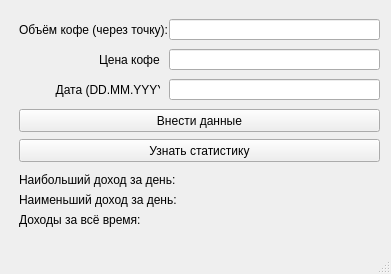
<?xml version="1.0" encoding="UTF-8"?>
<ui version="4.0">
 <class>MainWindow</class>
 <widget class="QMainWindow" name="MainWindow">
  <property name="geometry">
   <rect>
    <x>0</x>
    <y>0</y>
    <width>391</width>
    <height>274</height>
   </rect>
  </property>
  <property name="windowTitle">
   <string>Кофе</string>
  </property>
  <widget class="QWidget" name="centralwidget">
   <layout class="QHBoxLayout" name="horizontalLayout">
    <item>
     <widget class="QWidget" name="widget" native="true">
      <widget class="QLabel" name="label">
       <property name="geometry">
        <rect>
         <x>10</x>
         <y>10</y>
         <width>151</width>
         <height>21</height>
        </rect>
       </property>
       <property name="text">
        <string>Объём кофе (через точку):</string>
       </property>
      </widget>
      <widget class="QLineEdit" name="volume">
       <property name="geometry">
        <rect>
         <x>160</x>
         <y>10</y>
         <width>211</width>
         <height>21</height>
        </rect>
       </property>
      </widget>
      <widget class="QLineEdit" name="price">
       <property name="geometry">
        <rect>
         <x>160</x>
         <y>40</y>
         <width>211</width>
         <height>21</height>
        </rect>
       </property>
      </widget>
      <widget class="QLineEdit" name="date">
       <property name="geometry">
        <rect>
         <x>160</x>
         <y>70</y>
         <width>211</width>
         <height>21</height>
        </rect>
       </property>
      </widget>
      <widget class="QLabel" name="label_2">
       <property name="geometry">
        <rect>
         <x>90</x>
         <y>40</y>
         <width>61</width>
         <height>21</height>
        </rect>
       </property>
       <property name="text">
        <string>Цена кофе:</string>
       </property>
      </widget>
      <widget class="QLabel" name="label_3">
       <property name="geometry">
        <rect>
         <x>40</x>
         <y>70</y>
         <width>111</width>
         <height>21</height>
        </rect>
       </property>
       <property name="text">
        <string>  Дата (DD.MM.YYYY):</string>
       </property>
      </widget>
      <widget class="QPushButton" name="statistics">
       <property name="geometry">
        <rect>
         <x>10</x>
         <y>130</y>
         <width>361</width>
         <height>23</height>
        </rect>
       </property>
       <property name="text">
        <string>Узнать статистику</string>
       </property>
      </widget>
      <widget class="QPushButton" name="entry">
       <property name="geometry">
        <rect>
         <x>10</x>
         <y>100</y>
         <width>361</width>
         <height>23</height>
        </rect>
       </property>
       <property name="text">
        <string>Внести данные</string>
       </property>
      </widget>
      <widget class="QLabel" name="label_4">
       <property name="geometry">
        <rect>
         <x>10</x>
         <y>160</y>
         <width>171</width>
         <height>21</height>
        </rect>
       </property>
       <property name="text">
        <string>Наибольший доход за день:</string>
       </property>
      </widget>
      <widget class="QLabel" name="label_5">
       <property name="geometry">
        <rect>
         <x>10</x>
         <y>180</y>
         <width>161</width>
         <height>21</height>
        </rect>
       </property>
       <property name="text">
        <string>Наименьший доход за день:</string>
       </property>
      </widget>
      <widget class="QLabel" name="label_6">
       <property name="geometry">
        <rect>
         <x>10</x>
         <y>200</y>
         <width>161</width>
         <height>21</height>
        </rect>
       </property>
       <property name="text">
        <string>Доходы за всё время:</string>
       </property>
      </widget>
      <widget class="QLabel" name="maxmoney">
       <property name="geometry">
        <rect>
         <x>180</x>
         <y>160</y>
         <width>191</width>
         <height>21</height>
        </rect>
       </property>
       <property name="text">
        <string/>
       </property>
      </widget>
      <widget class="QLabel" name="minmoney">
       <property name="geometry">
        <rect>
         <x>180</x>
         <y>180</y>
         <width>191</width>
         <height>21</height>
        </rect>
       </property>
       <property name="text">
        <string/>
       </property>
      </widget>
      <widget class="QLabel" name="allmoney">
       <property name="geometry">
        <rect>
         <x>180</x>
         <y>200</y>
         <width>191</width>
         <height>21</height>
        </rect>
       </property>
       <property name="text">
        <string/>
       </property>
      </widget>
     </widget>
    </item>
   </layout>
  </widget>
  <widget class="QMenuBar" name="menubar">
   <property name="geometry">
    <rect>
     <x>0</x>
     <y>0</y>
     <width>391</width>
     <height>20</height>
    </rect>
   </property>
  </widget>
  <widget class="QStatusBar" name="statusbar"/>
 </widget>
 <resources/>
 <connections/>
</ui>
